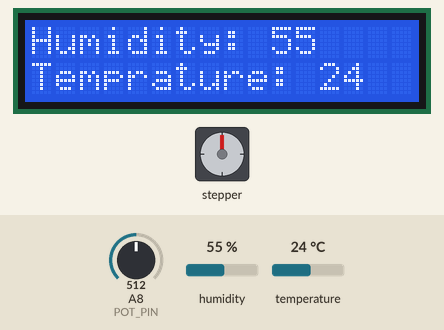
Simulated run of this sketch. Board: Arduino Mega 2560, built with avr-gcc and run on an emulated ATmega2560. On the bench: 16×2 character LCD, stepper motor. The inputs (shaded band) are chosen by the test bench; at power-on: humidity 55 %, temperature 24 °C, A8 (POT_PIN) = 512. Stepper angles assume 200 steps per turn; what the sketch prints to the serial monitor is not drawn.

Above: at 1.2 s.
1.3 s: humidity set to 22 %
At 11.0 s:
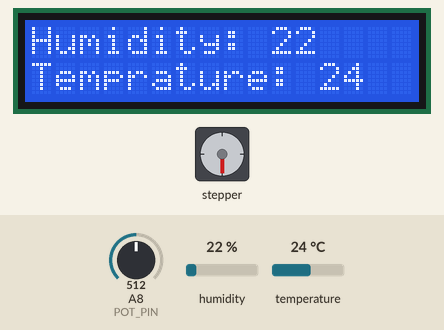
11.4 s: temperature set to 12 °C
At 20.8 s:
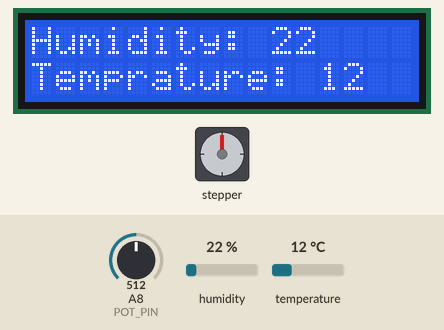
21.7 s: A8 (POT_PIN) set to 50
31.8 s: humidity set to 40 %
At 41.7 s:
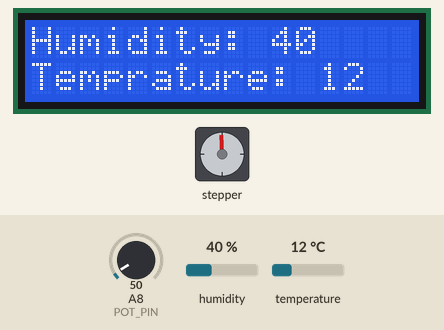
42.0 s: temperature set to 19 °C
At 51.81 s:
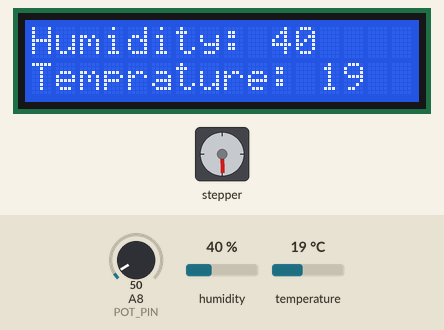
52.1 s: A8 (POT_PIN) set to 70
At 52.41 s:
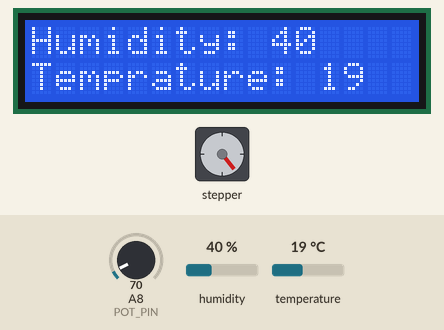
Timing chart, 0 to 62.2 s (numbered marks = the images above; inputs shaded):
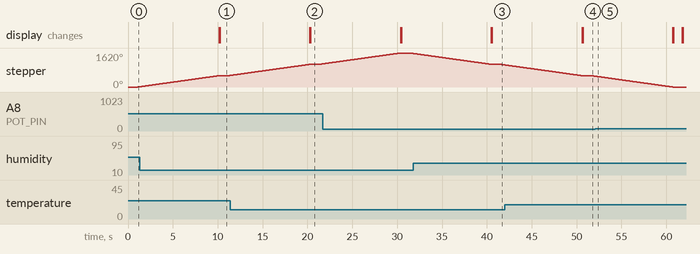

The sketch:

Final.ino
```cpp
#include <LiquidCrystal_I2C.h>
LiquidCrystal_I2C lcd(0x27, 16, 2);
#include "DHT.h"
#define DHTPIN 7
#define DHTTYPE DHT11  // DHT타입을 DHT11로 정의한다
DHT dht(DHTPIN, DHTTYPE); // DHT설정 - dht (7번핀, dht11)
#define POT_PIN A8
#include <Wire.h>
#include <Adafruit_MotorShield.h>
#include "utility/Adafruit_MS_PWMServoDriver.h"
Adafruit_MotorShield AFMS = Adafruit_MotorShield();
// Connect a stepper motor with 200 steps per revolution (1.8 degree)
// to motor port #2 (M3 and M4)
Adafruit_StepperMotor *myMotor = AFMS.getStepper(200, 2);
char BT_data;
char Hand_mode;
void setup() {
  Serial.begin(9600);
  lcd.begin();
  AFMS.begin();  // create with the default frequency 1.6KHz
  myMotor->setSpeed(10);  // 10 rpm
}

void loop() {
  int h = dht.readHumidity(); // 습도 읽어서 변수 h에 저장
  int t = dht.readTemperature(); // 온도 읽어서 변수 t에 저장
  lcd.backlight();
  lcd.print("Humidity: ");
  lcd.print(h); // 습도 출력
  lcd.setCursor(0, 1); // 밑 줄에 온도 출력(1행 첫칸)
  lcd.print("Temprature: ");
  lcd.print(t); // 온도 출력
  delay(1000);
  if(h >= 70) // 습도가 70% 이상이면
    myMotor->step(300, FORWARD, SINGLE); // 블라인드 내리기
  else { // 습도가 70% 미만이면
    int illumi = 0;    // 조도(illumi)를 측정해서
    illumi = analogRead(POT_PIN);
    Serial.println(illumi);
    if(illumi >= 300)  // 조도가 300 이상이면
      myMotor->step(300, FORWARD, SINGLE); // 블라인드 내리기
    if(illumi >= 30 && illumi <= 60)  //  30 이상 60 이하일때
      myMotor->step(300, BACKWARD, SINGLE); // 블라인드 올리기
    }
  lcd.clear(); // lcd 내용 지우기
}
```

Measured:
- after the input at 1.3 s, the display: first differs from a run without the input after 8.9 s (image 1)
- after the input at 11.4 s, the display: first differs from a run without the input after 8.9 s (image 2)
- after the input at 31.8 s, the display: first differs from a run without the input after 8.8 s (image 3)
- after the input at 42.0 s, the display: first differs from a run without the input after 8.7 s (image 4)
- after the input at 52.1 s, stepper: goes on until 60.7 s, then stays 0°
